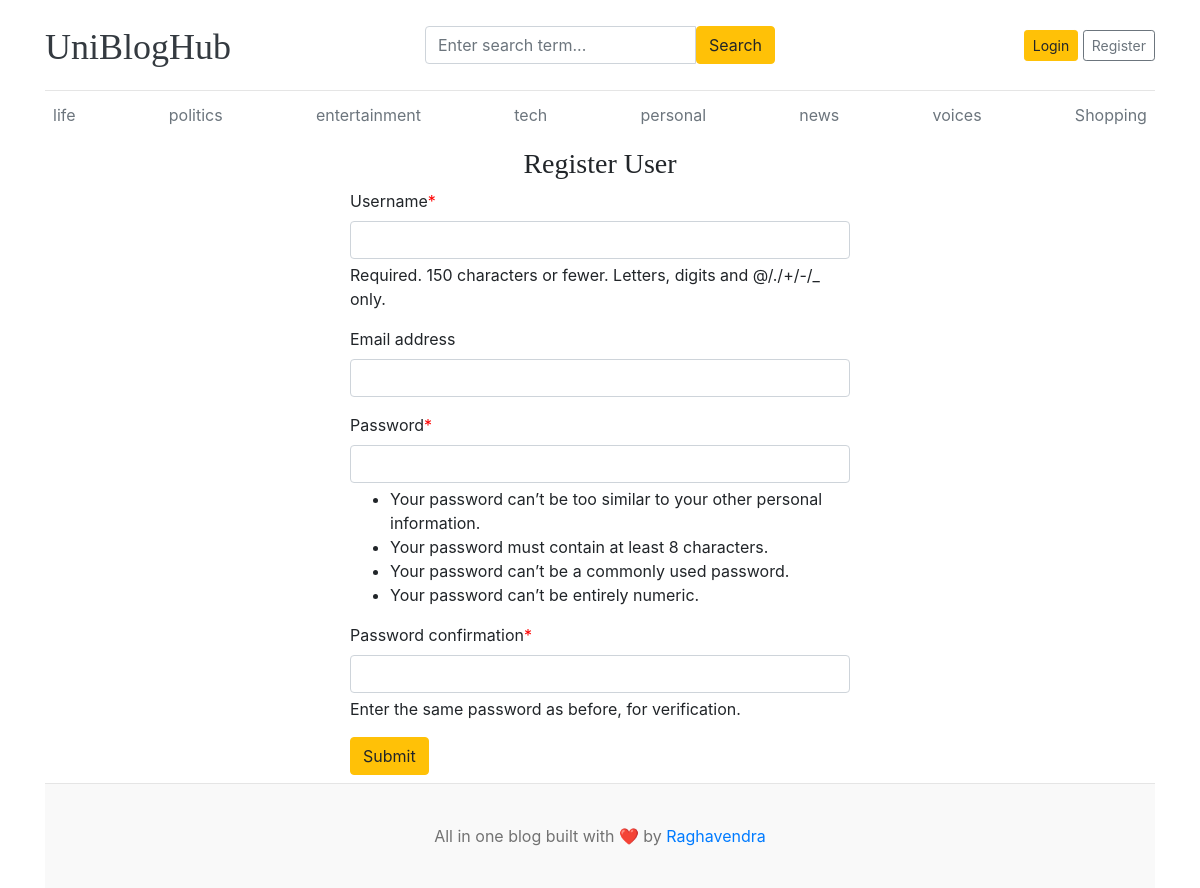
The page /account/register on the database its author committed.
### blog_app/models.py (models this page shows)
class TimeStampedModel(models.Model):
    created_at = models.DateTimeField(auto_now_add=True)
    updated_at = models.DateTimeField(auto_now=True)
    class Meta:
        abstract = True

class Category(TimeStampedModel):
    name = models.CharField(max_length=50, unique=True)
    class Meta:
        verbose_name_plural = "categories"
    def __str__(self):
        return self.name

### accounts/views.py (the view, shortened to what this page needs)
# urls.py: path("register", UserRegister.as_view(), name="register_user"),
class UserRegister(View):
    def get(self, request):
        registration_form = RegistrationForm()
        return render(
            request, "accounts/register.html", context={"form": registration_form}
        )

### accounts/forms.py
class RegistrationForm(UserCreationForm):
    class Meta:
        model = User
        fields = ("username", "email", "password1", "password2")

### blog_app/context_processors.py (called while the page is built)
def get_categories(request):
    categories = Category.objects.all()
    social_apps = SocialLink.objects.all()
    return dict(
        tags=categories, social_apps=social_apps
    )  # This function only return the dictionary

### templates/accounts/register.html (shortened to what this page needs)
{% extends 'base.html' %}
{% block body_block %}
{% load crispy_forms_tags %}
<h3 class="text-center">Register User</h3>
<form action="{% url 'register_user' %}" method="POST" style="width: 500px; margin: auto;">
    {{form | crispy}}
    <button type="submit" class="btn btn-warning">Submit</button>
</form>
{% endblock %}

### templates/base.html (shortened to what this page needs)
{% load static %}
<!DOCTYPE html>
<html lang="en">
<head>
    <link href="https://getbootstrap.com/docs/4.0/dist/css/bootstrap.min.css" rel="stylesheet">
    <link href="{% static 'css/blog.css' %}" rel="stylesheet">
    <link rel="stylesheet" href="https://cdnjs.cloudflare.com/ajax/libs/font-awesome/4.7.0/css/font-awesome.min.css">
  </head>
<body>
    <div class="container">
        <header class="blog-header py-3">
          <div class="row flex-nowrap justify-content-between align-items-center">
            <div class="col-4 pt-1">
              <a class="blog-header-logo text-dark" href="/"> UniBlogHub </a>
            </div>
            <div class="col-4">
              <form action="{% url 'search_category' %}" method="GET">
                <div class="input-group">
                  <input class="form-control" name="keyword" type="text" placeholder="Enter search term..." aria-label="Enter search term..." aria-describedby="button-search" />
                  <button class="btn btn-warning" id="button-search" type="submit">Search</button>
              </div>
              </form>
            </div>
            <div class="col-4 d-flex justify-content-end align-items-center">
              {% if not user.is_authenticated %}
                <a class="btn btn-sm btn-warning" href="{% url 'login_user' %}">Login</a> &nbsp;
                <a class="btn btn-sm btn-outline-secondary" href="{% url 'register_user' %}">Register</a>
              {% else %}
            <a class="btn btn-sm btn-warning" href="{% url 'dashboard' %}">Dashboard </a>&nbsp;
              &emsp;
              <a class="btn btn-sm btn-warning" href="{% url 'logout_user' %}">Logout</a> &nbsp;
              {% endif %}
            </div>
          </div>
        </header>
        <div class="nav-scroller py-1 mb-2">
          <nav class="nav d-flex justify-content-between">
            {% for tag in tags %}
                <a class="p-2 text-muted" href="{% url 'post_by_category' tag.id %}">{{tag}}</a>
            {% endfor%}
          </nav>
        </div>
    {% block body_block %}{% endblock %}
<footer class="blog-footer mt-2">
    <p>All in one blog built with ❤️ by <a href="#">Raghavendra</a></p>
</footer>
</body>
</html>

### all_in_one_blog/static/css/blog.css (style rules this page uses)
.blog-header { border-bottom: 1px solid #e5e5e5; }
.blog-header-logo { font-family: "Playfair Display", Georgia, "Times New Roman", serif; font-size: 2.25rem; }
h1, h2, h3, h4, h5, h6 { font-family: "Playfair Display", Georgia, "Times New Roman", serif; }
.blog-footer { padding: 2.5rem 0; color: #727272; text-align: center; background-color: #f9f9f9; border-top: .05rem solid #e5e5e5; }
.blog-footer p:last-child { margin-bottom: 0; }

### templates/base.html (style rules this page uses)
.asteriskField { color:red; }

### rows shown on the page
Category: name "life"
Category: name "politics"
Category: name "entertainment"
Category: name "tech"
Category: name "personal"
Category: name "news"
Category: name "voices"
Category: name "Shopping"
